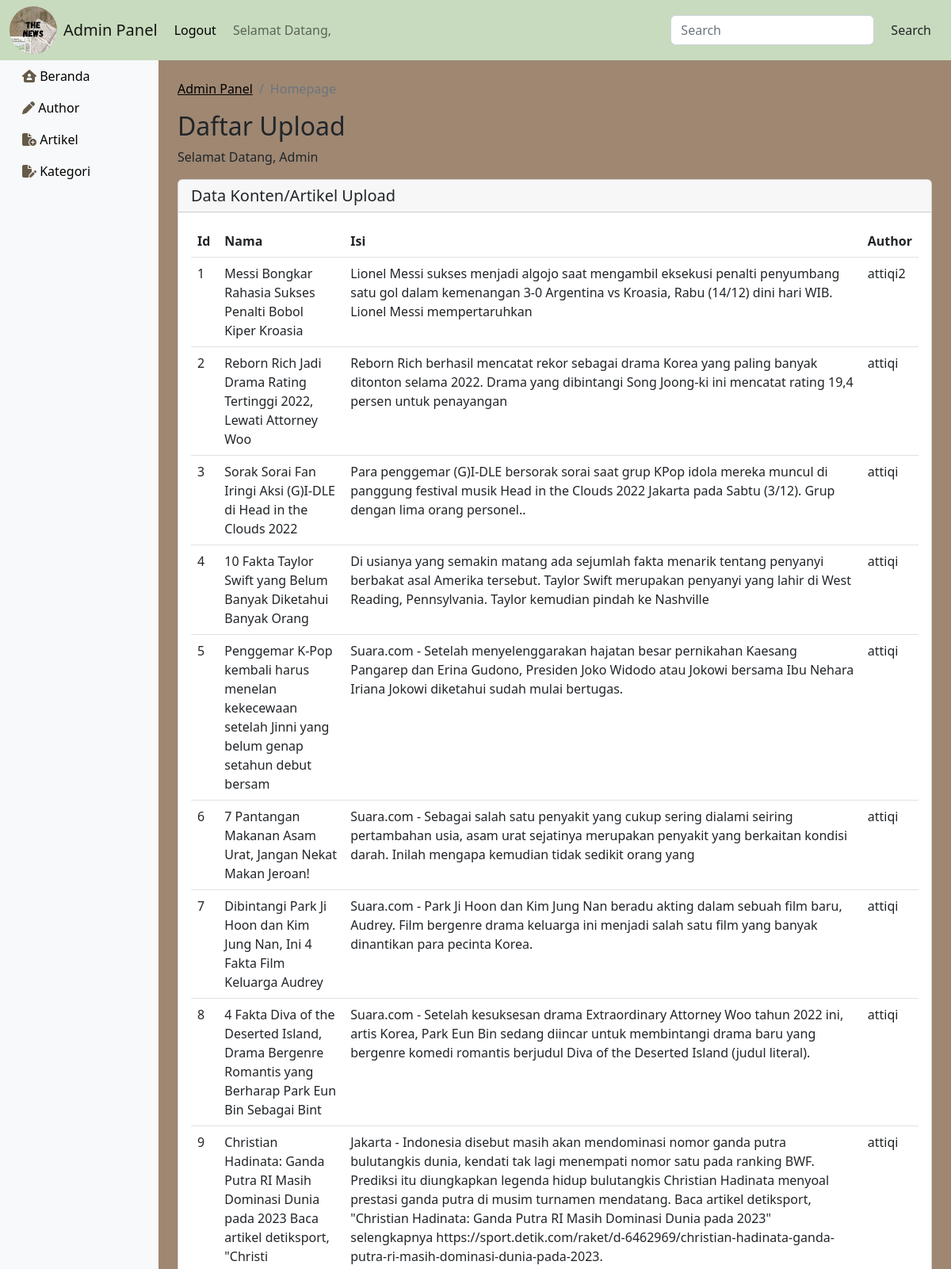
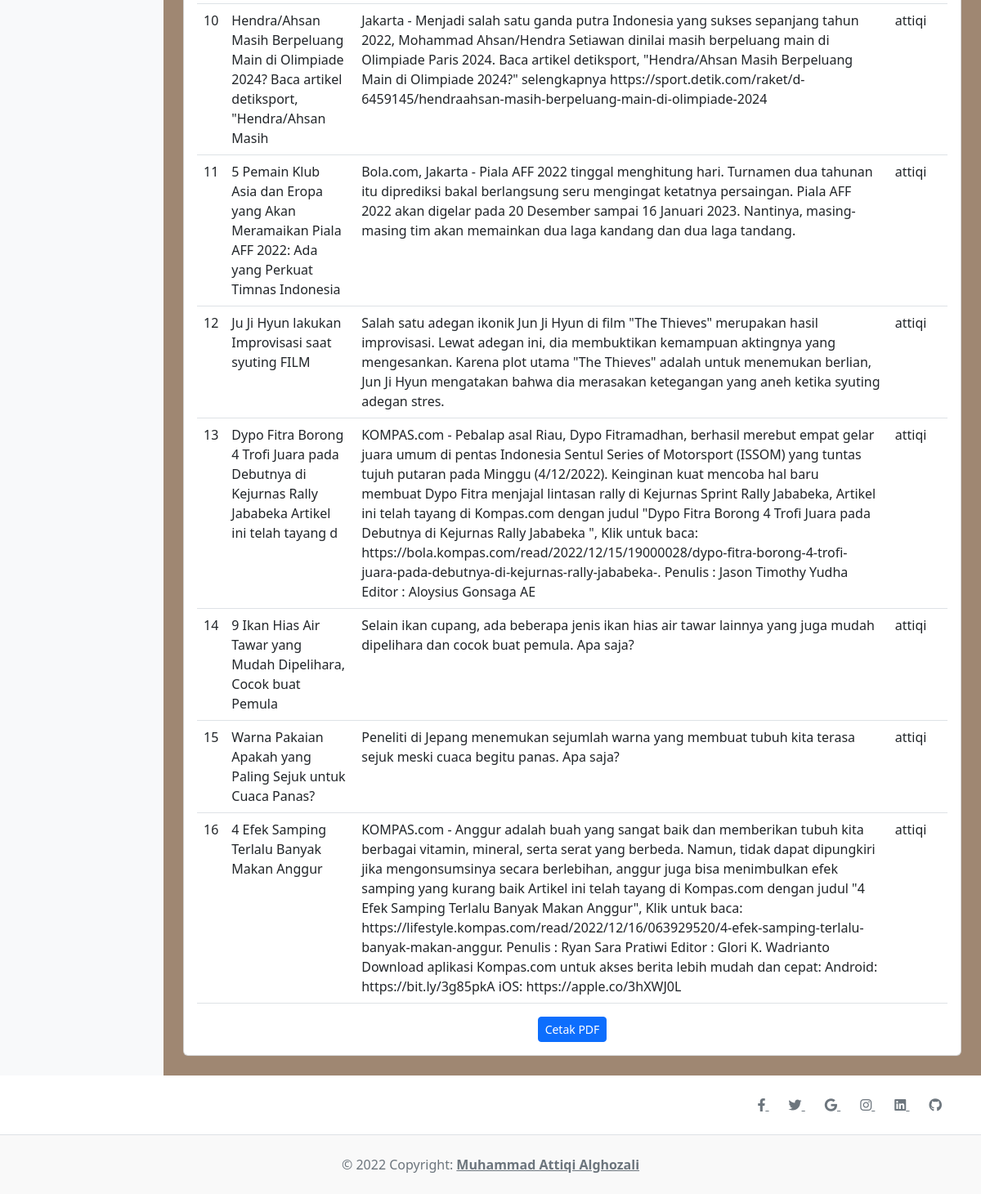
Screenshot of /admin/dashboard.php with the database file from the repository (2 pictures, top to bottom).
### tables this page shows
CREATE TABLE `artikel` (
  `id` int(11) NOT NULL,
  `konten_id` int(2) NOT NULL,
  `detail` longtext NOT NULL,
  `tanggal_up` date NOT NULL,
  `status` varchar(20) NOT NULL,
  `author` varchar(20) NOT NULL
);

CREATE TABLE `konten` (
  `id` int(11) NOT NULL,
  `nama` varchar(100) NOT NULL,
  `isi` longtext NOT NULL,
  `kategori_id` int(2) NOT NULL,
  `status` varchar(20) NOT NULL,
  `file` varchar(50) NOT NULL
);

### admin/dashboard.php (the view, shortened to what this page needs)
<!doctype html>
<html lang="en">
  <head>
    <link href="https://cdn.jsdelivr.net/npm/bootstrap@5.2.3/dist/css/bootstrap.min.css" rel="stylesheet">
    <link rel="stylesheet" href="https://cdnjs.cloudflare.com/ajax/libs/font-awesome/6.2.1/css/all.min.css" />
  </head>
  <body>
    <?php
      include '../connect.php';
    $sql= "SELECT * FROM konten JOIN artikel ON konten.id = artikel.konten_id";
    $datas = $koneksi_server->query($sql);
     ?>
      <nav class="navbar navbar-expand-lg" style="background-color: #C8DBBE;">
        <div class="container-fluid">
          <img src="../img/The News.jpg" height="60" width="60" style="border-radius: 3rem;">
          <a class="navbar-brand m-2" href="#">Admin Panel</a><a href="logout.php" class="btn" style=" border-color: #C8DBBE; color: black;">Logout</a>
          <div class="collapse navbar-collapse" id="navbarSupportedContent">
            <ul class="navbar-nav me-auto mb-2 mb-lg-0">
              <li class="nav-item">
                <a class="nav-link" href="#" role="button" aria-expanded="false">
                  Selamat Datang, <?php echo ($_SESSION['USER'])?>
                </a>
              </li>
            </ul>
            <form class="d-flex" role="search">
              <input class="form-control me-2" type="search" placeholder="Search" aria-label="Search">
              <button class="btn" type="submit">Search</button>
            </form>
          </div>
        </div>
      </nav>
      <div class="container-fluid" style="background-color: #9F8772">
        <div class="row">
          <nav id="sidebar" class="col-md-3 col-lg-2 d-md-block bg-light sidebar collapse">
            <div class="position-sticky" >
            <ul class="nav flex-column">
                <li class="nav-item">
                  <a class="nav-link active" aria-current="page" href="http://localhost/Finalpro/admin/dashboard.php">
                    <i class="fa-solid fa-house-user" style="color: #665A48;"></i>
                    <span style="color: black;">Beranda</span>
                  </a>
                </li>
                <li class="nav-item">
                  <a class="nav-link" aria-current="page" href="http://localhost/Finalpro/admin/author.php">
                    <i class="fa-solid fa-pen" style="color: #665A48;"></i>
                    <span style="color: black;">Author</span>
                  </a>
                </li>
                <li class="nav-item">
                  <a class="nav-link" aria-current="page" href="http://localhost/Finalpro/admin/artikel.php">
                    <i class="fa-solid fa-file-circle-plus" style="color: #665A48;"></i>
                    <span style="color: black;">Artikel</span>
                  </a>
                </li>
                <li class="nav-item">
                  <a class="nav-link" aria-current="page" href="http://localhost/Finalpro/admin/kategori.php">
                    <i class="fa-solid fa-file-pen" style="color: #665A48;"></i>
                    <span style="color: black;">Kategori</span>
                  </a>
                </li>
              </ul>
            </div>
          </nav>
          <main class="col-md-9 ms-sm-auto col-lg-10 px-md-4 py-4">
            <nav aria-label="breadcrumb">
              <ol class="breadcrumb">
                <li class="breadcrumb-item"><a href="../dashboard.php" style="color: black;">Admin Panel</a></li>
                <li class="breadcrumb-item active" aria-current="page">Homepage</li>
              </ol>
            </nav>
            <h1 class="h2">Daftar Upload</h1>
            <p>Selamat Datang, Admin</p>
            <div class="row">
              <div class="col-12 col-xl-12 mb-4 mb-lg-0">
                <div class="card">
                  <h5 class="card-header">Data Konten/Artikel Upload</h5>
                  <div class="card-body">
                    <div class="table-responsive">
                      <table class="table">
                        <thead>
                          <tr>
                            <th scope="col">Id</th>
                            <th scope="col">Nama</th>
                            <th scope="col">Isi</th>
                            <th scope="col">Author</th>
                          </tr>
                        </thead>
                        <tbody>
                          <?php
                            foreach ($datas as $key => $data){
                            echo'
                              <tr>
                                <td>'.($key+1).'</td>
                                <td>'.$data['nama'].'</td>
                                <td>'.$data['isi'].'</td>
                                <td>'.$data['author'].'</td>
                              </tr>
                            ';
                          }
                          ?>
                        </tbody>
                      </table>
                      <center>
            <a href="print.php? id=<?php $show['id'] ?>" target="_blank" class="btn btn-sm btn-primary">
                      Cetak PDF
                    </a>
            </center>
                    </div>
                  </div>
                </div>
              </div>
            </div>
          </main>
      </div>
    </div>
              <footer class="text-center text-lg-start bg-white text-muted">
          <section class="d-flex justify-content-center justify-content-lg-between p-4 border-bottom">
            <div>
              <a href="" class="me-4 link-secondary">
                <i class="fab fa-facebook-f"></i>
              </a>
              <a href="" class="me-4 link-secondary">
                <i class="fab fa-twitter"></i>
              </a>
              <a href="" class="me-4 link-secondary">
                <i class="fab fa-google"></i>
              </a>
              <a href="" class="me-4 link-secondary">
                <i class="fab fa-instagram"></i>
              </a>
              <a href="" class="me-4 link-secondary">
                <i class="fab fa-linkedin"></i>
              </a>
              <a href="" class="me-4 link-secondary">
                <i class="fab fa-github"></i>
              </a>
            </div>
          </section>
          <div class="text-center p-4" style="background-color: rgba(0, 0, 0, 0.025);">
            © 2022 Copyright:
            <a class="text-reset fw-bold" href="https://mdbootstrap.com/">Muhammad Attiqi Alghozali</a>
          </div>
        </footer>
   </body>
</html>

### rows the page displays
artikel: konten.nama "Messi Bongkar Rahasia Sukses Penalti Bobol Kiper Kroasia", konten.isi "Lionel Messi sukses menjadi algojo saat mengambil eksekusi penalti penyumbang satu gol dalam kemenangan 3-0 Argentina vs Kroasia, Rabu (14/12) dini hari WIB. Lionel Messi mempertaruhkan", author "attiqi2"
artikel: konten.nama "Reborn Rich Jadi Drama Rating Tertinggi 2022, Lewati Attorney Woo", konten.isi "Reborn Rich berhasil mencatat rekor sebagai drama Korea yang paling banyak ditonton selama 2022. Drama yang dibintangi Song Joong-ki ini mencatat rating 19,4 persen untuk penayangan", author "attiqi"
artikel: konten.nama "Sorak Sorai Fan Iringi Aksi (G)I-DLE di Head in the Clouds 2022", konten.isi "Para penggemar (G)I-DLE bersorak sorai saat grup KPop idola mereka muncul di panggung festival musik Head in the Clouds 2022 Jakarta pada Sabtu (3/12). Grup dengan lima orang personel..", author "attiqi"
artikel: konten.nama "10 Fakta Taylor Swift yang Belum Banyak Diketahui Banyak Orang", konten.isi "Di usianya yang semakin matang ada sejumlah fakta menarik tentang penyanyi berbakat asal Amerika tersebut. Taylor Swift merupakan penyanyi yang lahir di West Reading, Pennsylvania. Taylor kemudian pindah ke Nashville", author "attiqi"
artikel: konten.nama "Penggemar K-Pop kembali harus menelan kekecewaan setelah Jinni yang belum genap setahun debut bersam", konten.isi "Suara.com - Setelah menyelenggarakan hajatan besar pernikahan Kaesang Pangarep dan Erina Gudono, Presiden Joko Widodo atau Jokowi bersama Ibu Nehara Iriana Jokowi diketahui sudah mulai bertugas.", author "attiqi"
artikel: konten.nama "7 Pantangan Makanan Asam Urat, Jangan Nekat Makan Jeroan!", konten.isi "Suara.com - Sebagai salah satu penyakit yang cukup sering dialami seiring pertambahan usia, asam urat sejatinya merupakan penyakit yang berkaitan kondisi darah. Inilah mengapa kemudian tidak sedikit orang yang", author "attiqi"
artikel: konten.nama "Dibintangi Park Ji Hoon dan Kim Jung Nan, Ini 4 Fakta Film Keluarga Audrey", konten.isi "Suara.com - Park Ji Hoon dan Kim Jung Nan beradu akting dalam sebuah film baru, Audrey. Film bergenre drama keluarga ini menjadi salah satu film yang banyak dinantikan para pecinta Korea.", author "attiqi"
artikel: konten.nama "4 Fakta Diva of the Deserted Island, Drama Bergenre Romantis yang Berharap Park Eun Bin Sebagai Bint", konten.isi "Suara.com - Setelah kesuksesan drama Extraordinary Attorney Woo tahun 2022 ini, artis Korea, Park Eun Bin sedang diincar untuk membintangi drama baru yang bergenre komedi romantis berjudul Diva of the Deserted Island (judul literal).", author "attiqi"
artikel: konten.nama "Christian Hadinata: Ganda Putra RI Masih Dominasi Dunia pada 2023 Baca artikel detiksport, \"Christi", konten.isi "Jakarta - Indonesia disebut masih akan mendominasi nomor ganda putra bulutangkis dunia, kendati tak lagi menempati nomor satu pada ranking BWF. Prediksi itu diungkapkan legenda hidup bulutangkis Christian Hadinata menyoal prestasi ganda putra di musim turnamen mendatang. Baca artikel detiksport, \"Christian Hadinata: Ganda Putra RI Masih Dominasi Dunia pada 2023\" selengkapnya https://sport.detik.com/raket/d-6462969/christian-hadinata-ganda-putra-ri-masih-dominasi-dunia-pada-2023.", author "attiqi"
artikel: konten.nama "Hendra/Ahsan Masih Berpeluang Main di Olimpiade 2024? Baca artikel detiksport, \"Hendra/Ahsan Masih", konten.isi "Jakarta - Menjadi salah satu ganda putra Indonesia yang sukses sepanjang tahun 2022, Mohammad Ahsan/Hendra Setiawan dinilai masih berpeluang main di Olimpiade Paris 2024. Baca artikel detiksport, \"Hendra/Ahsan Masih Berpeluang Main di Olimpiade 2024?\" selengkapnya https://sport.detik.com/raket/d-6459145/hendraahsan-masih-berpeluang-main-di-olimpiade-2024", author "attiqi"
artikel: konten.nama "5 Pemain Klub Asia dan Eropa yang Akan Meramaikan Piala AFF 2022: Ada yang Perkuat Timnas Indonesia", konten.isi "Bola.com, Jakarta - Piala AFF 2022 tinggal menghitung hari. Turnamen dua tahunan itu diprediksi bakal berlangsung seru mengingat ketatnya persaingan. Piala AFF 2022 akan digelar pada 20 Desember sampai 16 Januari 2023. Nantinya, masing-masing tim akan memainkan dua laga kandang dan dua laga tandang.", author "attiqi"
artikel: konten.nama "Ju Ji Hyun lakukan Improvisasi saat syuting FILM", konten.isi "Salah satu adegan ikonik Jun Ji Hyun di film \"The Thieves\" merupakan hasil improvisasi. Lewat adegan ini, dia membuktikan kemampuan aktingnya yang mengesankan. Karena plot utama \"The Thieves\" adalah untuk menemukan berlian, Jun Ji Hyun mengatakan bahwa dia merasakan ketegangan yang aneh ketika syuting adegan stres.", author "attiqi"
artikel: konten.nama "Dypo Fitra Borong 4 Trofi Juara pada Debutnya di Kejurnas Rally Jababeka Artikel ini telah tayang d", konten.isi "KOMPAS.com - Pebalap asal Riau, Dypo Fitramadhan, berhasil merebut empat gelar juara umum di pentas Indonesia Sentul Series of Motorsport (ISSOM) yang tuntas tujuh putaran pada Minggu (4/12/2022). Keinginan kuat mencoba hal baru membuat Dypo Fitra menjajal lintasan rally di Kejurnas Sprint Rally Jababeka, Artikel ini telah tayang di Kompas.com dengan judul \"Dypo Fitra Borong 4 Trofi Juara pada Debutnya di Kejurnas Rally Jababeka \", Klik untuk baca: https://bola.kompas.com/read/2022/12/15/19000028/dypo-fitra-borong-4-trofi-juara-pada-debutnya-di-kejurnas-rally-jababeka-. Penulis : Jason Timothy Yudha Editor : Aloysius Gonsaga AE", author "attiqi"
artikel: konten.nama "9 Ikan Hias Air Tawar yang Mudah Dipelihara, Cocok buat Pemula", konten.isi "Selain ikan cupang, ada beberapa jenis ikan hias air tawar lainnya yang juga mudah dipelihara dan cocok buat pemula. Apa saja?", author "attiqi"
artikel: konten.nama "Warna Pakaian Apakah yang Paling Sejuk untuk Cuaca Panas?", konten.isi "Peneliti di Jepang menemukan sejumlah warna yang membuat tubuh kita terasa sejuk meski cuaca begitu panas. Apa saja?", author "attiqi"
artikel: konten.nama "4 Efek Samping Terlalu Banyak Makan Anggur", konten.isi "KOMPAS.com - Anggur adalah buah yang sangat baik dan memberikan tubuh kita berbagai vitamin, mineral, serta serat yang berbeda. Namun, tidak dapat dipungkiri jika mengonsumsinya secara berlebihan, anggur juga bisa menimbulkan efek samping yang kurang baik Artikel ini telah tayang di Kompas.com dengan judul \"4 Efek Samping Terlalu Banyak Makan Anggur\", Klik untuk baca: https://lifestyle.kompas.com/read/2022/12/16/063929520/4-efek-samping-terlalu-banyak-makan-anggur. Penulis : Ryan Sara Pratiwi Editor : Glori K. Wadrianto Download aplikasi Kompas.com untuk akses berita lebih mudah dan cepat: Android: https://bit.ly/3g85pkA iOS: https://apple.co/3hXWJ0L", author "attiqi"
